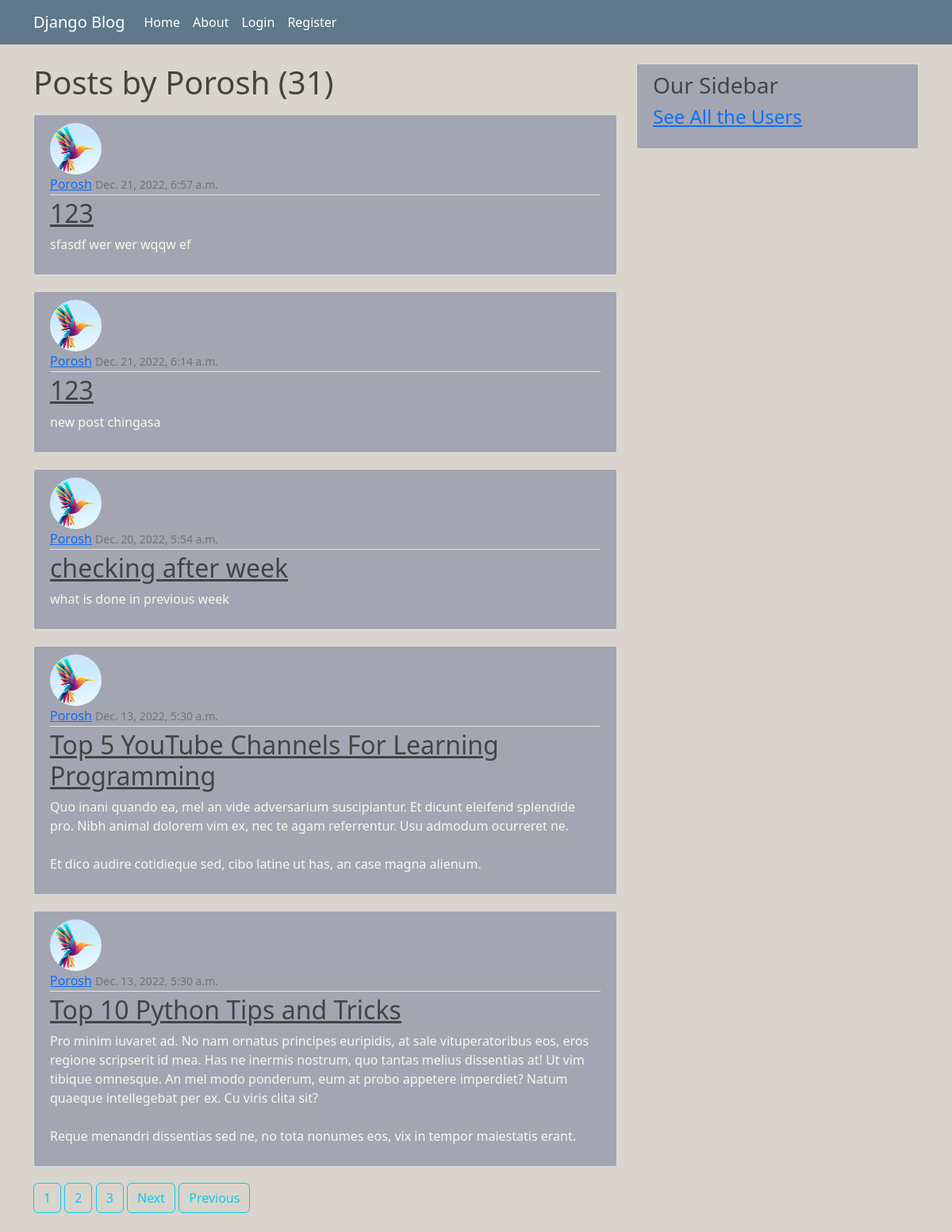
The page /user/Porosh on the database its author committed.
### Blogger/models.py (models this page shows, shortened)
class Post(models.Model):
    title = models.CharField(max_length= 500)
    content = models.CharField(max_length=1000)
    date_posted = models.DateTimeField(default=timezone.now)
    author = models.ForeignKey(User, on_delete=models.CASCADE)

### User/models.py (models this page shows, shortened)
class Profile(models.Model):
    user = models.OneToOneField(User, on_delete=models.CASCADE)
    image = models.ImageField(default='default.jpg', upload_to = 'profile_pics/')

### Blogger/views.py (the view)
# urls.py: path('user/<str:username>',UserPostListView.as_view(), name = 'user-posts'),
class UserPostListView(ListView):
    model = Post
    template_name = 'Blogger/user_posts.html'
    posts = Post.objects.all()
    context_object_name = 'posts'
    paginate_by = 5
    def get_queryset(self):
        user = get_object_or_404(User, username = self.kwargs.get('username'))
        return Post.objects.filter(author = user).order_by('-date_posted')

### Blogger/templates/Blogger/user_posts.html (shortened to what this page needs)
{% extends "Blogger/base.html" %}
{% block content %}
    <h1 class = "mb-3">Posts by {{ view.kwargs.username }} ({{ page_obj.paginator.count }})</h1>
    {% for post in posts %}
        <article class="media content-section">
            <img class="rounded-circle article-img" src = "{{ post.author.profile.image.url }}">
          <div class="media-body">
            <div class="article-metadata">
              <a class="mr-2" href="{% url 'user-posts' user %}">{{ post.author.username }}</a>
              <small class="text-muted">{{ post.date_posted }}</small>
            </div>
            <h2><a class="article-title" href="{% url 'post-detail' post.id %}">{{ post.title }}</a></h2>
            <p class="article-content">{{ post.content }}</p>
          </div>
        </article>
    {% endfor %}
    {% if is_paginated %}
        {% for num in page_obj.paginator.page_range %}
            {% if page_obj.number == num %}
                <a class="btn btn-outline-info mb-4" href="?page={{ num }}">{{num}}</a>
            {% elif num > page_obj.number|add:'-3' and num < page_obj.number|add:'3' %}
                <a class="btn btn-outline-info mb-4" href="?page={{ num }}">{{num}}</a>
            {% endif %}
        {% endfor %}
        {% if page_obj.has_next %}
            <a class="btn btn-outline-info mb-4" href="?page={{ page_obj.next_page_number }}">Next</a>
            <a class="btn btn-outline-info mb-4" href="?page={{ page_obj.paginator.num_pages }}">Previous</a>
        {% endif %}
    {% endif %}
{% endblock content %}

### Blogger/static/Blogger/main.css (style rules this page uses)
body { background: #d9d5cc; color: #faf6eb; margin-top: 5rem; }
h1, h2, h3, h4, h5, h6 { color: #444444; }
.content-section { background: #a3a6b2; padding: 10px 20px; border: 1px solid #dddddd; border-radius: 3px; margin-bottom: 20px; }
.article-title { color: #444444; }
.article-content { white-space: pre-line; }
.article-img { height: 65px; width: 65px; margin-right: 16px; }
.article-metadata { padding-bottom: 1px; margin-bottom: 4px; border-bottom: 1px solid #e3e3e3 }

### rows shown on the page
Post: author.profile.image (picture), author.username "Porosh", date_posted "Dec. 21, 2022, 6:57 a.m.", title "123", content "sfasdf wer wer wqqw ef"
Post: author.profile.image (picture), author.username "Porosh", date_posted "Dec. 21, 2022, 6:14 a.m.", title "123", content "new post chingasa"
Post: author.profile.image (picture), author.username "Porosh", date_posted "Dec. 20, 2022, 5:54 a.m.", title "checking after week", content "what is done in previous week"
Post: author.profile.image (picture), author.username "Porosh", date_posted "Dec. 13, 2022, 5:30 a.m.", title "Top 5 YouTube Channels For Learning Programming", content "Quo inani quando ea, mel an vide adversarium suscipiantur. Et dicunt eleifend splendide pro. Nibh animal dolorem vim ex, nec te agam referrentur. Usu admodum ocurreret ne. Et dico audire cotidieque sed, cibo latine ut has, an case magna alienum."
Post: author.profile.image (picture), author.username "Porosh", date_posted "Dec. 13, 2022, 5:30 a.m.", title "Top 10 Python Tips and Tricks", content "Pro minim iuvaret ad. No nam ornatus principes euripidis, at sale vituperatoribus eos, eros regione scripserit id mea. Has ne inermis nostrum, quo tantas melius dissentias at! Ut vim tibique omnesque. An mel modo ponderum, eum at probo appetere imperdiet? Natum quaeque intellegebat per ex. Cu viris clita sit? Reque menandri dissentias sed ne, no tota nonumes eos, vix in tempor maiestatis erant."

### other values the page prints
{{ view.kwargs.username }} "Porosh"
{{ page_obj.paginator.count }} "31"
{{ num }} "1"
{{ num }} "2" "3"
